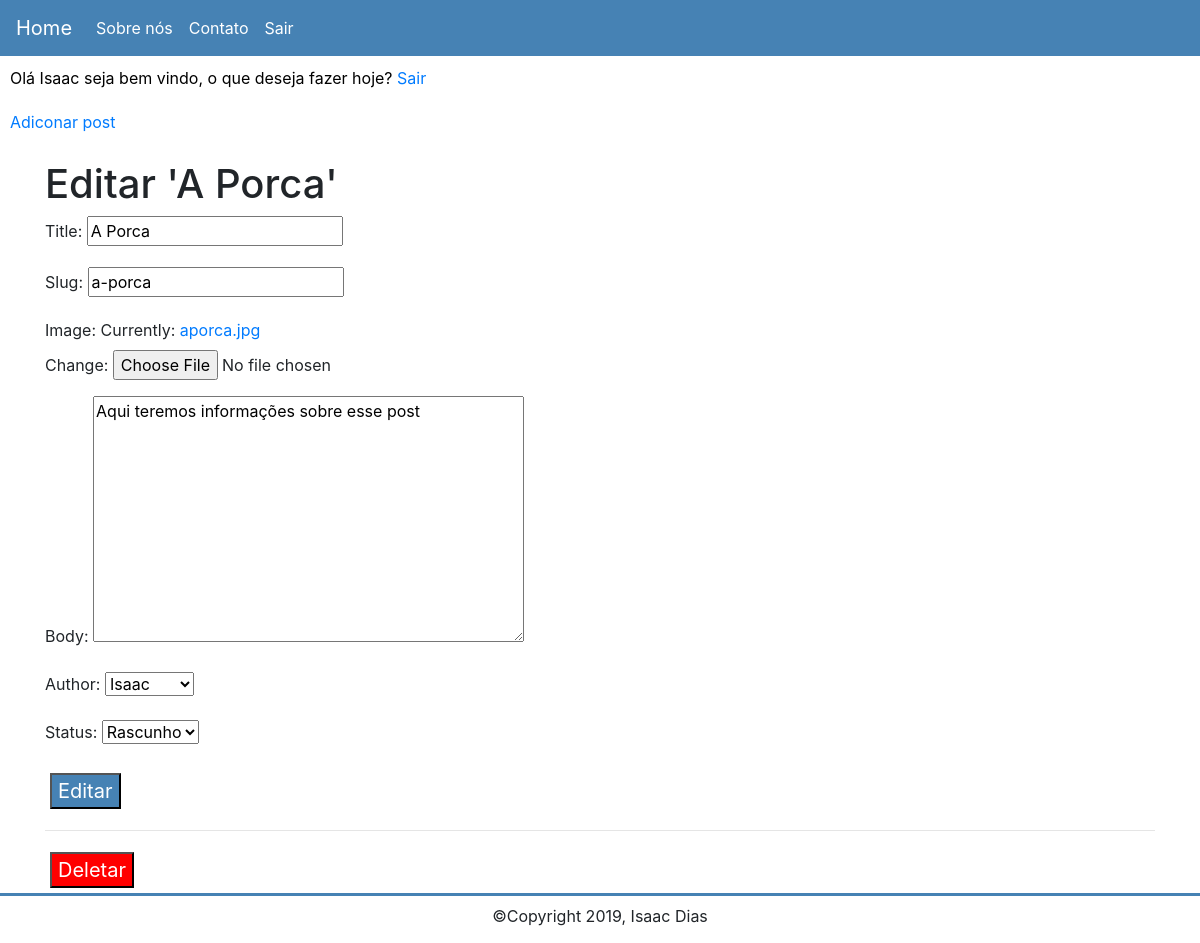
/editar/31/ (signed in), run on the app's committed database.
### blog/models.py (models this page shows, shortened)
class Post(models.Model):
    STATUS = (
        ('active', 'Ativo'),
        ('draft', 'Rascunho')
    )
    title = models.CharField(max_length=200)
    body = models.TextField()
    image = models.FileField(upload_to = '', null=True, blank= True)
    author = models.ForeignKey(User, on_delete=models.CASCADE)
    slug= models.SlugField()
    created_at = models.DateField(auto_now_add=True)
    updated_at = models.DateField(auto_now=True)
    status = models.CharField(max_length=15, choices=STATUS)

### blog/views.py (the view)
# urls.py: path('editar/<int:id>/', views.post_update, name='post_update'),
@login_required
def post_update(request, id):
    post = get_object_or_404(Post, pk=id)
    form = PostForm(instance=post)
    if(request.method == 'POST'):
        form = PostForm(request.POST, request.FILES, instance=post)
        if(form.is_valid()):
            post.save()
            return redirect('blog:post_list')
        else:
            return render(request, 'blog/edit_post.html', {'form': form, 'post': post})
    elif(request.method == 'GET'):
        return render(request, 'blog/edit_post.html', {'form': form, 'post': post})

### blog/forms.py
class PostForm(ModelForm):
    image = forms.ImageField()
    class Meta:
        model = Post
        fields = ['title', 'slug', 'image', 'body', 'author', 'status']

### blog/templates/blog/edit_post.html (shortened to what this page needs)
{% extends 'blog/base.html' %}
{% block content %}
	<div class="container">
		<h1>Editar '{{post.title}}'</h1>
		<div>
            <form action="." method="POST" enctype='multipart/form-data'>
                {{ form.as_p }}
                <input class="edit-post" type="submit" class="btn btn-default" value="Editar">
            </form>
        </div>
        <hr>
        <form action="{% url 'blog:post_delete' post.id %}" method="POST" enctype='multipart/form-data'>
                <input class="delete-post" type="submit" class="btn btn-default" value="Deletar">
        </form>
	</div>
{% endblock %}

### blog/templates/blog/base.html (shortened to what this page needs)
{% load static %}
<!DOCTYPE html>
<html lang="en">
<head>
    <link rel="stylesheet" href="https://maxcdn.bootstrapcdn.com/bootstrap/4.0.0/css/bootstrap.min.css"
>
    <link rel="stylesheet" href="{% static 'css/styles.css' %}">
</head>
<body>
    <nav class="navbar navbar-expand-lg navbar-light">
        <a class="navbar-brand" href="{% url 'blog:post_list' %}">Home</a>
        <div class="collapse navbar-collapse" id="navbarNav">
            <ul class="navbar-nav">
                <li class="nav-item">
                    <a class="nav-link" href="{% url 'blog:about' %}">Sobre nós</a>
                </li>
                <li class="nav-item">
                    <a class="nav-link" href="{% url 'blog:contact' %}">Contato</a>
                </li>
                {% if user.is_authenticated %}
                <li class="nav-item">
                    <a class="nav-link" href="{% url 'logout' %}">Sair</a>
                </li>
                {% endif %}
            </ul>
        </div>
    </nav>
    <div class="row">
        {% if user.is_authenticated %}
        <p class="logged-in-p">
            Olá {{user.username}} seja bem vindo, o que deseja fazer hoje?
            <span class="sair"><a href="{% url 'logout' %}">Sair</a></span>
        </p>
        <div class="submenu-auth">
            <span><a href="{% url 'blog:post_create' %}">Adiconar post</a></span>
        </div>
        {% endif %}
        {% block content %}
        {% endblock %}
    </div>
<footer>
    <span class="copy">&copy;Copyright 2019, Isaac Dias</span>
</footer>
</body>
</html>

### blog/static/css/styles.css (style rules this page uses)
.row { margin-left: 0; margin-right: 0; }
.navbar { background-color: #4682B4; }
.navbar .navbar-brand { color: #FFF; }
.navbar .nav-item .nav-link { color: #FFF; transition: .5s; }
.submenu-auth { background-color: #FFF; position: relative; top: -16px; width: 100%; padding: 10px; }
.logged-in-p { color: #000000; padding: 10PX; width: 100%; }
body footer { height: 50px; position: relative; border-top: 3px solid #4682B4; }
footer .copy { position: absolute; bottom: 15px; margin: auto; width: 100%; text-align: center; }
.edit-post { background-color: #4682B4; color: #FFF; cursor: pointer; margin: 5px; font-size: 20px; }
.delete-post { background-color: #ff0000; color: #FFF; cursor: pointer; margin: 5px; font-size: 20px; }

### data on the page
Post: title "A Porca", slug "a-porca", body "Aqui teremos informações sobre esse post", author "Isaac", status "Rascunho"

### other printed values
{{ user.username }} "Isaac"
